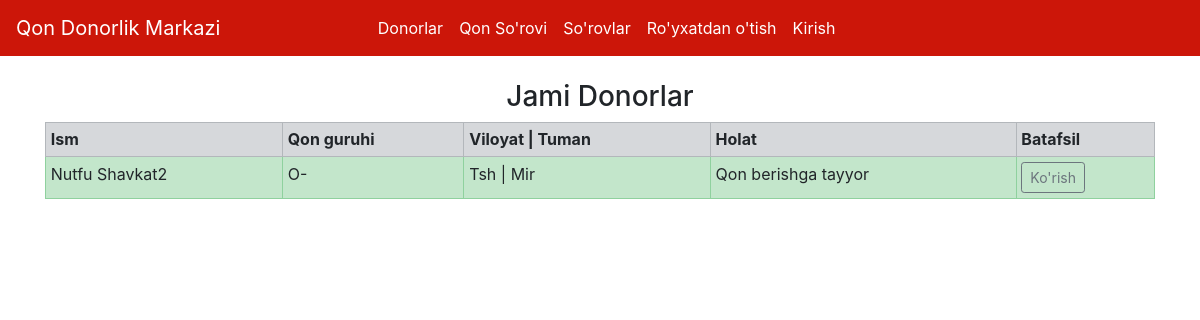
/donors_list/8/, run on an earlier commit of the app's database.
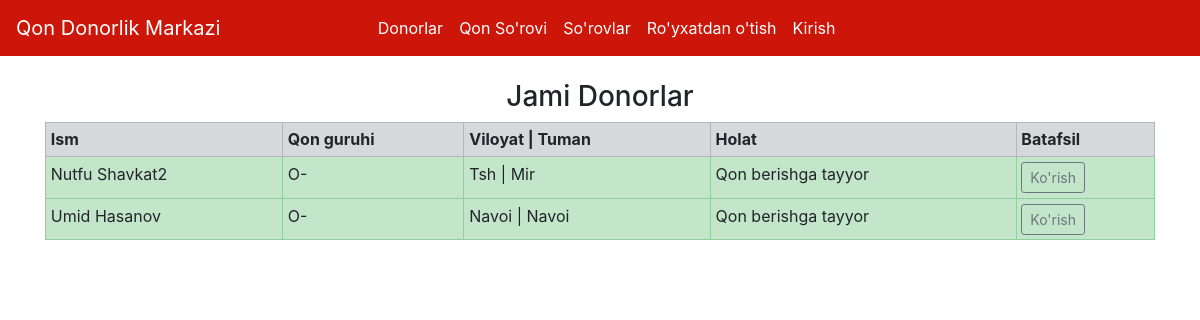
And on a later commit of the database.
### home/models.py (models this page shows, shortened)
class Donor(models.Model):
    donor = models.OneToOneField(User, on_delete=models.CASCADE, blank=True, null=True, related_name='donor_profile')
    date_of_birth = models.CharField(max_length=100)
    phone = models.CharField(max_length=10)
    city = models.CharField(max_length=100)
    state = models.CharField(max_length=100)
    address = models.TextField(max_length=500, default="")
    blood_group = models.ForeignKey(BloodGroup, on_delete=models.CASCADE)
    gender = models.CharField(max_length=10)
    image = models.ImageField(upload_to="")
    ready_to_donate = models.BooleanField(default=True)

class BloodGroup(models.Model):
    name = models.CharField(max_length=5)
    def __str__(self):
        return self.name

### home/views.py (the view)
# urls.py: path("donors_list/<int:myid>/", views.donors_list, name="donors_list"),
def donors_list(request, myid):
    blood_groups = BloodGroup.objects.filter(id=myid).first()
    donor = Donor.objects.filter(blood_group=blood_groups)
    return render(request, "donors_list.html", {'donor':donor})

### home/templates/donors_list.html (shortened to what this page needs)
{% extends 'base.html' %}
{% block body %}
<div class="container">
{% if donor %}
<h3 class="text-center">Jami Donorlar</h3>
<table class="table table-sm table-bordered">
  <tr class="table-secondary">
    <th>Ism</th>
    <th>Qon guruhi</th>
    <th>Viloyat | Tuman </th>
    <th>Holat</th>
    <th>Batafsil</th>
  </tr>
  {% for i in donor %}
    {% if i.ready_to_donate %}
      <tr class="table-success">
        <td>{{i.donor.get_full_name}}</td>
        <td>{{i.blood_group}}</td>
        <td>{{i.state}} | {{i.city}}</td>
        <td>Qon berishga tayyor</td>
        <td><a href="/donors_details/{{i.id}}/" class="btn btn-sm btn-outline-secondary">Ko'rish</a></td>
      </tr>
    {% endif %}
  {% endfor %}
</table>
{% else %}
<h2>Donor mavjud emas</h2>
{% endif %}
</div>
{% endblock %}

### home/templates/base.html (shortened to what this page needs)
<!doctype html>
<html lang="en">
<head>
    <link rel="stylesheet" href="https://stackpath.bootstrapcdn.com/bootstrap/4.5.0/css/bootstrap.min.css"
>
</head>
<body>
    <nav class="navbar navbar-expand-lg navbar-dark sticky-top">
        <a class="navbar-brand" href="/">Qon Donorlik Markazi</a>
        <div class="collapse navbar-collapse" id="navbarNavAltMarkup">
            <div class="container w-75">
            <div class="navbar-nav">
                {% if request.user.is_authenticated %}
                <a class="nav-item nav-link active" href="/profile/">Profil</a>
                <a class="nav-item nav-link active" href="/edit_profile/">Profilni o'zgartirish</a>
                <a class="nav-item nav-link active" href="/see_all_request/">Hamma So'rovlar</a>
                <a class="nav-item nav-link active" href="/logout/">Chiqish</a>
                {% else %}
                <a class="nav-item nav-link active" href="/">Donorlar</a>
                <a class="nav-item nav-link active" href="/request_blood/">Qon So'rovi</a>
                <a class="nav-item nav-link active" href="/see_all_request/">So'rovlar</a>
                <a class="nav-item nav-link active" href="/become_donor/">Ro'yxatdan o'tish</a>
                <a class="nav-item nav-link active" href="/login/">Kirish</a>
                {% endif %}
            </div>
        </div>
        </div>
    </nav><br>
        {% block body %}
        {% endblock %}
</body>
</html>

### home/templates/base.html (style rules this page uses)
.navbar { background-color: #cc1609; }

What changed in the data, as far as the page shows it:
added Donor: donor.get_full_name "Umid Hasanov", blood_group "O-", state "Navoi", city "Navoi"
